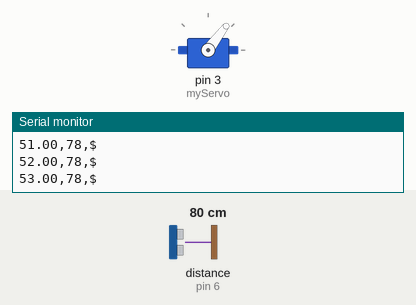
A sketch run on a simulated Arduino Uno, built with avr-gcc and run on an emulated ATmega328P. Shown: servo, the last lines printed to the serial monitor. Wiring (inferred from the names in the program): ultrasonic range finder: trigger pin 5; echo pin 6. The inputs (shaded band) are chosen by the test bench; at power-on: distance to the obstacle (sensor on pin 6) 80 cm. The echo pulse lasts 58.3 µs per cm.

Above: at 1.2 s.
1.3 s: distance to the obstacle (sensor on pin 6) set to 2 cm
At 1.8 s:
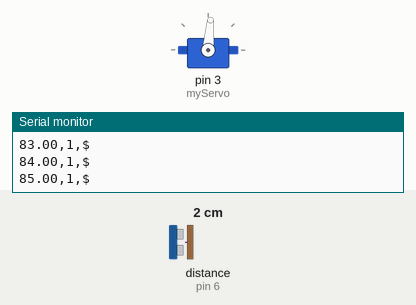
4.3 s: distance to the obstacle (sensor on pin 6) set to 250 cm
At 5.3 s:
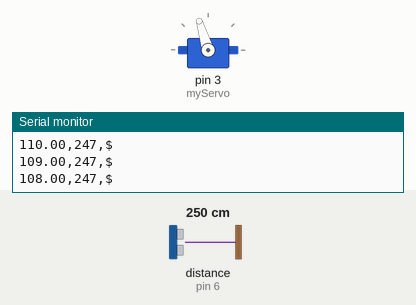
7.3 s: distance to the obstacle (sensor on pin 6) set to 9 cm
At 8.3 s:
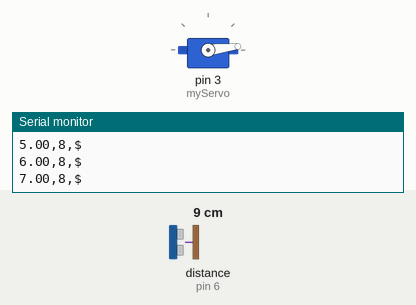
10.3 s: distance to the obstacle (sensor on pin 6) set to 18 cm
Timing chart, 0 to 14.3 s (numbered marks = the images above; inputs shaded):
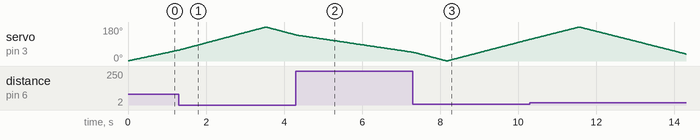

The sketch:

sonar.ino
```cpp
#include <Servo.h>


Servo myServo;

float angle=0;

const int trigPin = 5;
const int echoPin = 6;

long duration;
int distance;

float vel = 1;
void setup() {


  myServo.attach(3);

  pinMode(trigPin, OUTPUT); // Sets the trigPin as an Output
  pinMode(echoPin, INPUT); // Sets the echoPin as an Input
  Serial.begin(9600); // Starts the serial communication
}

void loop() {


  angle+=vel;
  myServo.write(angle);


if(angle>=180 || angle<=0){
  vel=-vel;
}


  digitalWrite(trigPin, LOW);
  delayMicroseconds(2);

  digitalWrite(trigPin, HIGH);
  delayMicroseconds(10);
  digitalWrite(trigPin, LOW);

  duration = pulseIn(echoPin, HIGH);

  distance = duration * 0.034 / 2;
  Serial.print(angle);
  Serial.print(",");
  Serial.print(distance);
  Serial.print(",$\n");

  delay(17);
}
```

Measured:
- by itself, servo on pin 3 (myServo): rises from 114° to 180° in 1.2 s, then falls to 37° in 2.7 s
